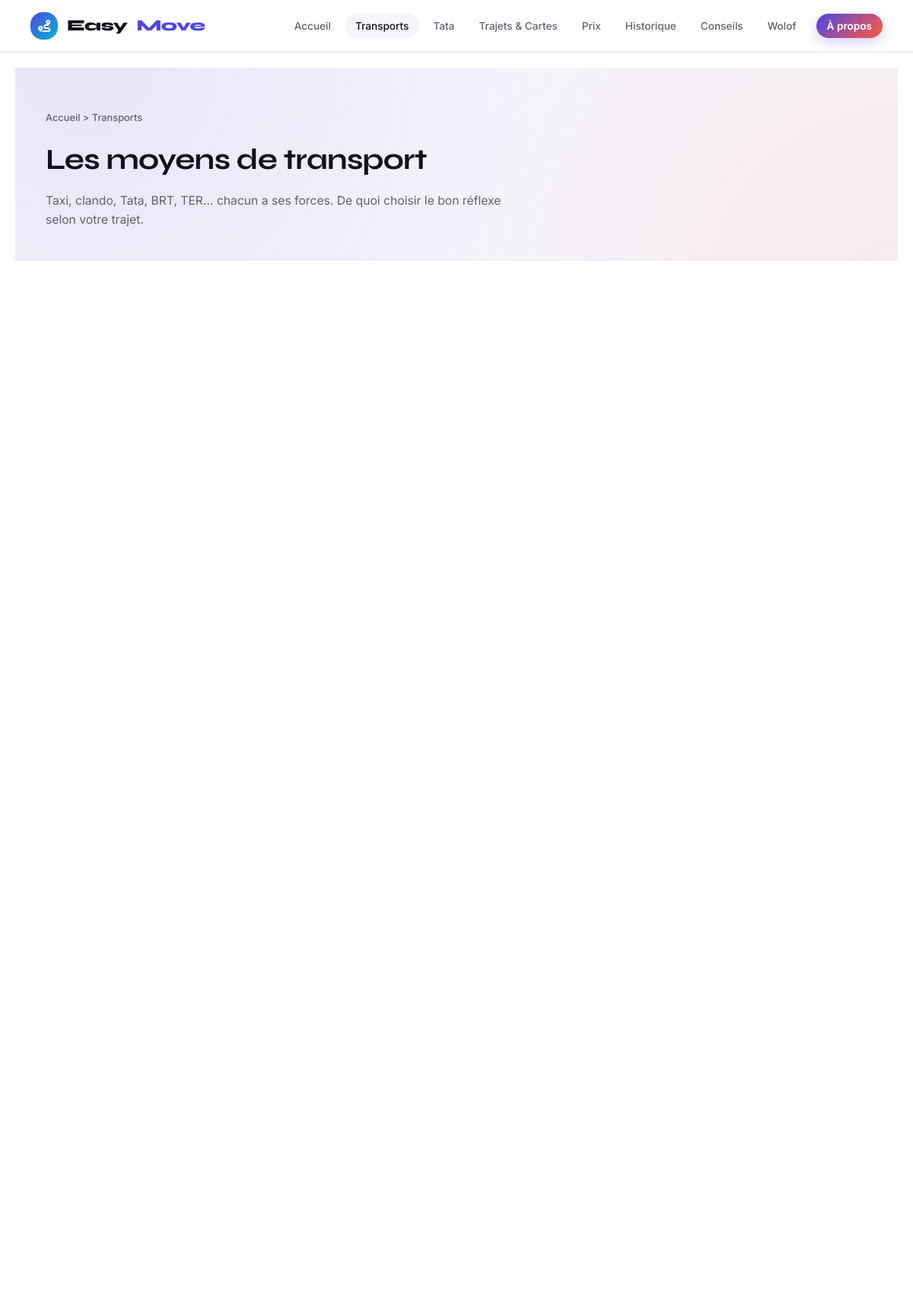
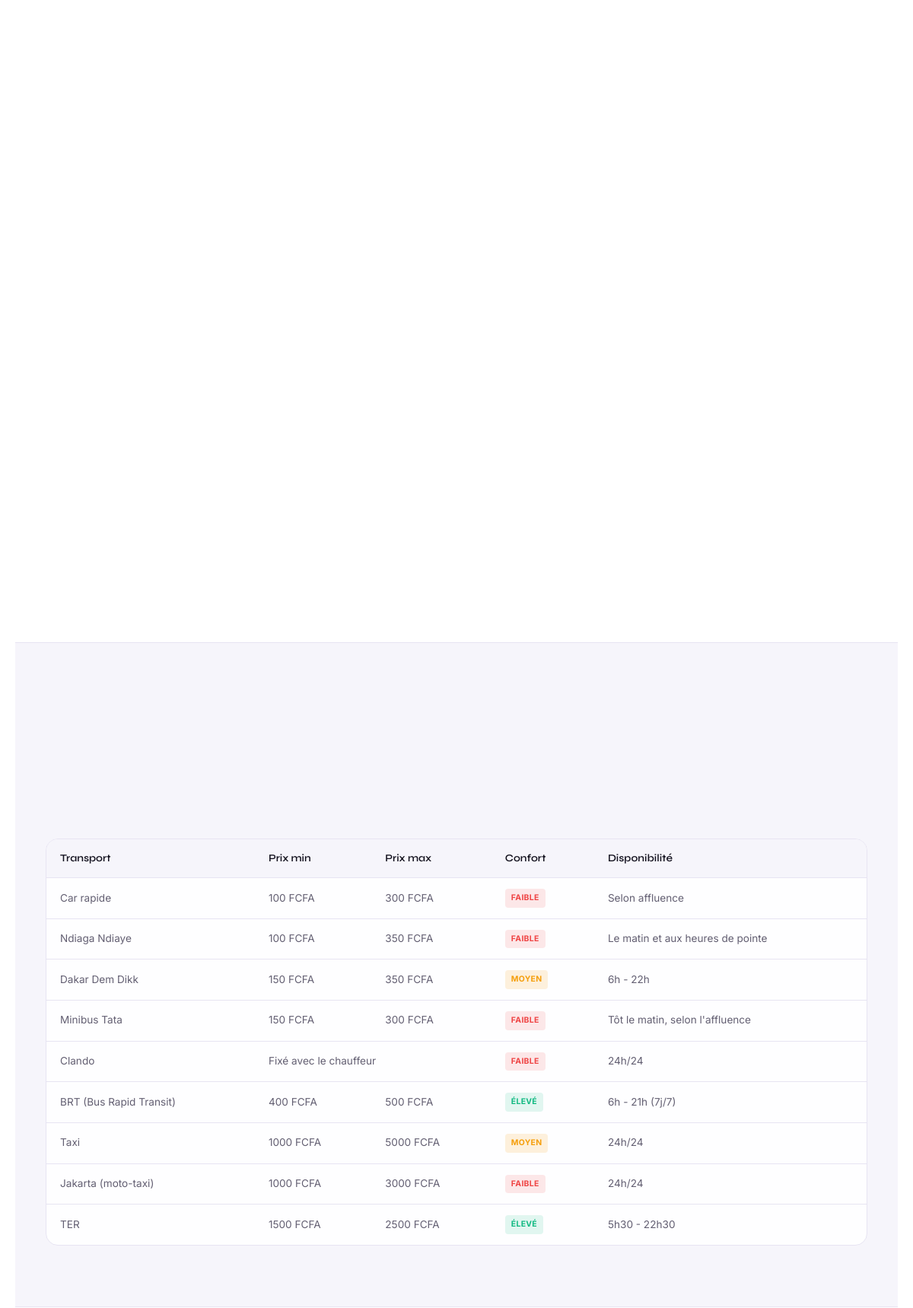
Screenshot of /transports (upper part) with the database file from the repository (2 pictures, top to bottom).
### tables this page shows
CREATE TABLE moyens_transport (
    id_transport    INTEGER PRIMARY KEY AUTOINCREMENT,
    nom             TEXT NOT NULL,
    image_url       TEXT,             -- URL/Chemin de l'image réelle (ex: /static/img/BRT.jpg)
    description     TEXT,
    cout_min        INTEGER,          -- en FCFA
    cout_max        INTEGER,          -- en FCFA
    niveau_confort  TEXT,             -- 'Faible', 'Moyen', 'Élevé'
    disponibilite   TEXT,             -- ex: '24h/24', 'Heures de bureau'
    avantages       TEXT,
    inconvenients   TEXT);

### app.py (the view)
@app.route("/transports")
def transports():
    return render_template(
        "transports.html",
        transports=database.get_tous_les_transports(),
        active_page="transports",
    )

### database.py (called while the page is built)
def get_connection():
    conn = sqlite3.connect(DB_PATH)
    conn.row_factory = sqlite3.Row
    conn.execute("PRAGMA foreign_keys = ON")
    return conn

def get_tous_les_transports():
    conn = get_connection()
    transports = conn.execute(
        "SELECT * FROM moyens_transport ORDER BY cout_min"
    ).fetchall()
    conn.close()
    return transports

### templates/transports.html (shortened to what this page needs)
{% extends "base.html" %}
{% from "_icons.html" import vignette_transport %}
{% block content %}
    <div class="page-header">
        <div class="container">
            <div class="breadcrumb"><a href="{{ url_for('accueil') }}">Accueil</a> > Transports</div>
            <h1>Les moyens de transport</h1>
            <p>Taxi, clando, Tata, BRT, TER... chacun a ses forces. De quoi choisir le bon réflexe selon votre trajet.</p>
        </div>
    </div>
    <section class="section">
        <div class="container">
        </div>
    </section>
    <section class="section section-alt">
        <div class="container">
            <div style="overflow-x: auto;">
                <table class="compare-table">
                    <thead>
                        <tr>
                            <th>Transport</th>
                            <th>Prix min</th>
                            <th>Prix max</th>
                            <th>Confort</th>
                            <th>Disponibilité</th>
                        </tr>
                    </thead>
                    <tbody>
                        {% for t in transports %}
                        <tr>
                            <td><span class="transport-name">{{ t.nom }}</span></td>
                            {% if t.nom == 'Clando' %}
                            <td colspan="2">Fixé avec le chauffeur</td>
                            {% else %}
                            <td>{{ t.cout_min }} FCFA</td>
                            <td>{{ t.cout_max }} FCFA</td>
                            {% endif %}
                            <td>
                                {% if t.niveau_confort == 'Élevé' %}<span class="badge badge-vert">Élevé</span>
                                {% elif t.niveau_confort == 'Moyen' %}<span class="badge badge-jaune">Moyen</span>
                                {% else %}<span class="badge badge-rouge">Faible</span>{% endif %}
                            </td>
                            <td>{{ t.disponibilite }}</td>
                        </tr>
                        {% endfor %}
                    </tbody>
                </table>
            </div>
        </div>
    </section>
{% endblock %}

### static/css/style.css (style rules this page uses)
:root { --bg-primary: #ffffff; --bg-secondary: #f6f5fb; --fond-carte: rgba(255, 255, 255, 0.92); --text-main: #12101d; --text-muted: #635f72; --accent: #12101d; --primary-blue: #4f46e5; --border-color: #e7e4f2; --border-light: rgba(18, 16, 29, 0.06); --border-active: rgba(18, 16, 29, 0.18); --shadow: 0 6px 22px rgba(79, 70, 229, 0.08); --shadow-bold: 0 16px 36px rgba(79, 70, 229, 0.24); --radius: 16px; --transition: all 0.2s ease; --accent-bleu: #4f46e5; --accent-cyan: #06b6d4; --accent-vert: #10b981; --accent-jaune: #f59e0b; --accent-rouge: #ef4444; --accent-corail: #ff5a3c; --gradient-brand: linear-gradient(135deg, var(--accent-bleu) 0%, var(--accent-corail) 100%); --gradient-warm: linear-gradient(135deg, var(--accent-corail), var(--accent-jaune)); }
*, *::before, *::after { box-sizing: border-box; margin: 0; padding: 0; }
html, body { background-color: var(--bg-primary); color: var(--text-main); font-family: 'Inter', sans-serif; line-height: 1.6; -webkit-font-smoothing: antialiased; min-height: 100vh; transition: background-color 0.2s, color 0.2s; }
a { color: inherit; text-decoration: none; transition: var(--transition); }
h1, h2, h3, h4 { font-family: 'Syne', sans-serif; letter-spacing: -0.02em; color: var(--text-main); }
.container { max-width: 1200px; margin: 0 auto; padding: 0 40px; }
.page-header { padding: 56px 0 40px; background: radial-gradient(circle at 8% 0%, rgba(79, 70, 229, 0.09), transparent 55%), radial-gradient(circle at 100% 120%, rgba(255, 90, 60, 0.07), transparent 50%), var(--bg-secondary); border-bottom: 1px solid var(--border-color); }
.breadcrumb { font-size: 0.8rem; color: var(--text-muted); margin-bottom: 14px; font-weight: 500; }
.breadcrumb a { color: var(--text-muted); }
.page-header h1 { font-size: clamp(1.7rem, 3.2vw, 2.4rem); margin-bottom: 10px; }
.page-header p { color: var(--text-muted); font-size: 0.98rem; max-width: 620px; margin: 0; }
.section, .page-content { padding: 80px 0; max-width: 1200px; margin: 0 auto; }
.section-alt { background: var(--bg-secondary); border-top: 1px solid var(--border-color); border-bottom: 1px solid var(--border-color); }
.badge { display: inline-block; padding: 4px 8px; border-radius: 4px; font-size: 0.65rem; font-weight: 700; text-transform: uppercase; letter-spacing: 0.03em; background: var(--bg-secondary); color: var(--primary-blue); }
.badge-vert { background: rgba(16, 185, 129, 0.12); color: var(--accent-vert); }
.badge-jaune { background: rgba(245, 158, 11, 0.14); color: var(--accent-jaune); }
.badge-rouge { background: rgba(239, 68, 68, 0.12); color: var(--accent-rouge); }
.compare-table, .wolof-table { width: 100%; border-collapse: separate; border-spacing: 0; background: var(--fond-carte); border: 1px solid var(--border-color); border-radius: var(--radius); overflow: hidden; font-size: 0.85rem; }
.compare-table th, .wolof-table th { background: var(--bg-secondary); color: var(--text-main); padding: 14px 18px; font-family: 'Syne', sans-serif; font-weight: 600; text-align: left; border-bottom: 1px solid var(--border-color); }
.compare-table td, .wolof-table td { padding: 14px 18px; border-bottom: 1px solid var(--border-color); color: var(--text-muted); }
.compare-table tr:last-child td, .wolof-table tr:last-child td { border-bottom: none; }
.hero, .page-header, .about-hero { animation: fadeInUp 0.7s ease both; }

### rows the page displays
moyens_transport: nom "Car rapide", cout_min "100", cout_max "300", niveau_confort "FAIBLE", disponibilite "Selon affluence"
moyens_transport: nom "Ndiaga Ndiaye", cout_min "100", cout_max "350", niveau_confort "FAIBLE", disponibilite "Le matin et aux heures de pointe"
moyens_transport: nom "Dakar Dem Dikk", cout_min "150", cout_max "350", niveau_confort "MOYEN", disponibilite "6h - 22h"
moyens_transport: nom "Minibus Tata", cout_min "150", cout_max "300", niveau_confort "FAIBLE", disponibilite "Tôt le matin, selon l'affluence"
moyens_transport: nom "Clando", shows "Fixé avec le chauffeur", niveau_confort "FAIBLE", disponibilite "24h/24"
moyens_transport: nom "BRT (Bus Rapid Transit)", cout_min "400", cout_max "500", niveau_confort "ÉLEVÉ", disponibilite "6h - 21h (7j/7)"
moyens_transport: nom "Taxi", cout_min "1000", cout_max "5000", niveau_confort "MOYEN", disponibilite "24h/24"
moyens_transport: nom "Jakarta (moto-taxi)", cout_min "1000", cout_max "3000", niveau_confort "FAIBLE", disponibilite "24h/24"
moyens_transport: nom "TER", cout_min "1500", cout_max "2500", niveau_confort "ÉLEVÉ", disponibilite "5h30 - 22h30"
